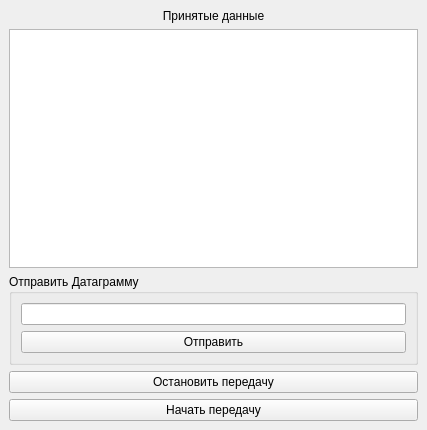
<?xml version="1.0" encoding="UTF-8"?>
<ui version="4.0">
 <class>MainWindow</class>
 <widget class="QMainWindow" name="MainWindow">
  <property name="geometry">
   <rect>
    <x>0</x>
    <y>0</y>
    <width>427</width>
    <height>430</height>
   </rect>
  </property>
  <property name="windowTitle">
   <string>MainWindow</string>
  </property>
  <widget class="QWidget" name="centralwidget">
   <layout class="QVBoxLayout" name="verticalLayout">
    <item>
     <widget class="QLabel" name="lb_receiveData">
      <property name="text">
       <string>Принятые данные</string>
      </property>
      <property name="alignment">
       <set>Qt::AlignCenter</set>
      </property>
     </widget>
    </item>
    <item>
     <widget class="QTextEdit" name="te_result"/>
    </item>
    <item>
     <widget class="QGroupBox" name="groupBox">
      <property name="title">
       <string>Отправить Датаграмму</string>
      </property>
      <layout class="QVBoxLayout" name="verticalLayout_2">
       <item>
        <widget class="QLineEdit" name="le_textdata"/>
       </item>
       <item>
        <widget class="QPushButton" name="pb_dgram">
         <property name="text">
          <string>Отправить</string>
         </property>
        </widget>
       </item>
      </layout>
     </widget>
    </item>
    <item>
     <widget class="QPushButton" name="pb_stop">
      <property name="text">
       <string>Остановить передачу</string>
      </property>
     </widget>
    </item>
    <item>
     <widget class="QPushButton" name="pb_start">
      <property name="text">
       <string>Начать передачу</string>
      </property>
     </widget>
    </item>
   </layout>
  </widget>
 </widget>
 <resources/>
 <connections/>
</ui>
